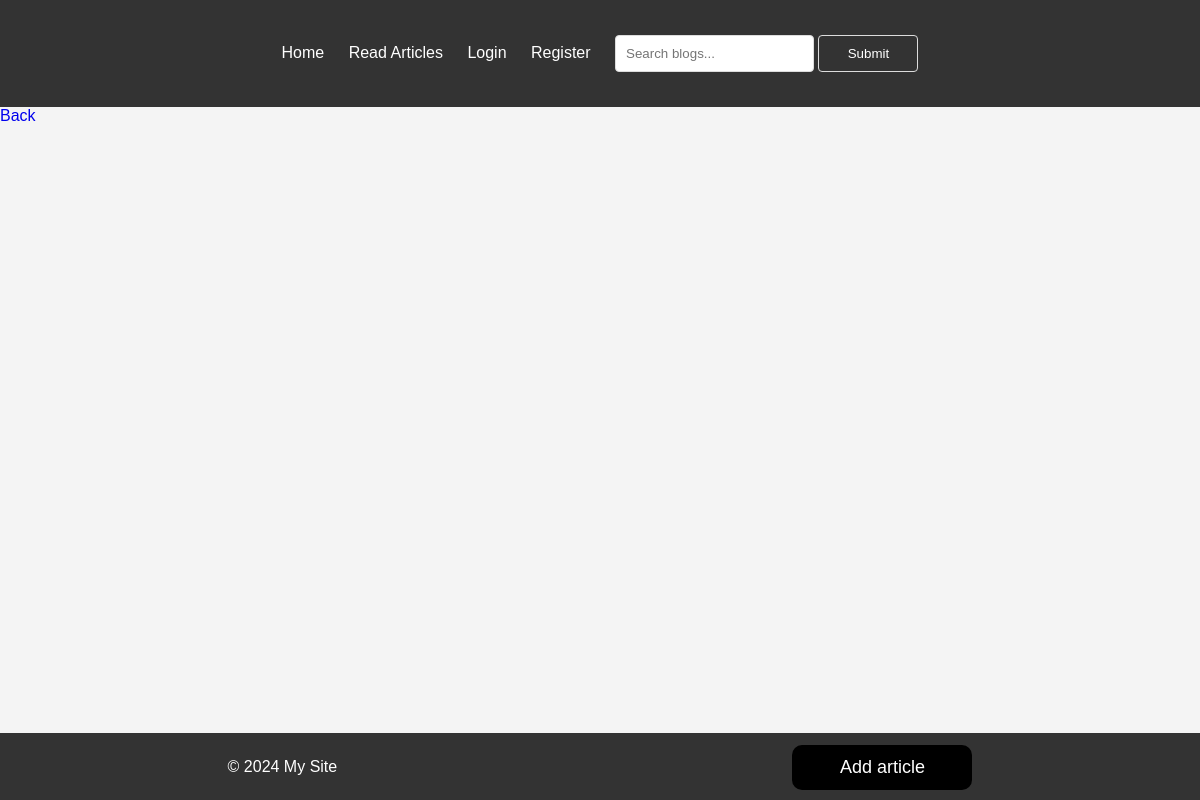
Before: /blogs/reviews-detail/5/ with the older database file.
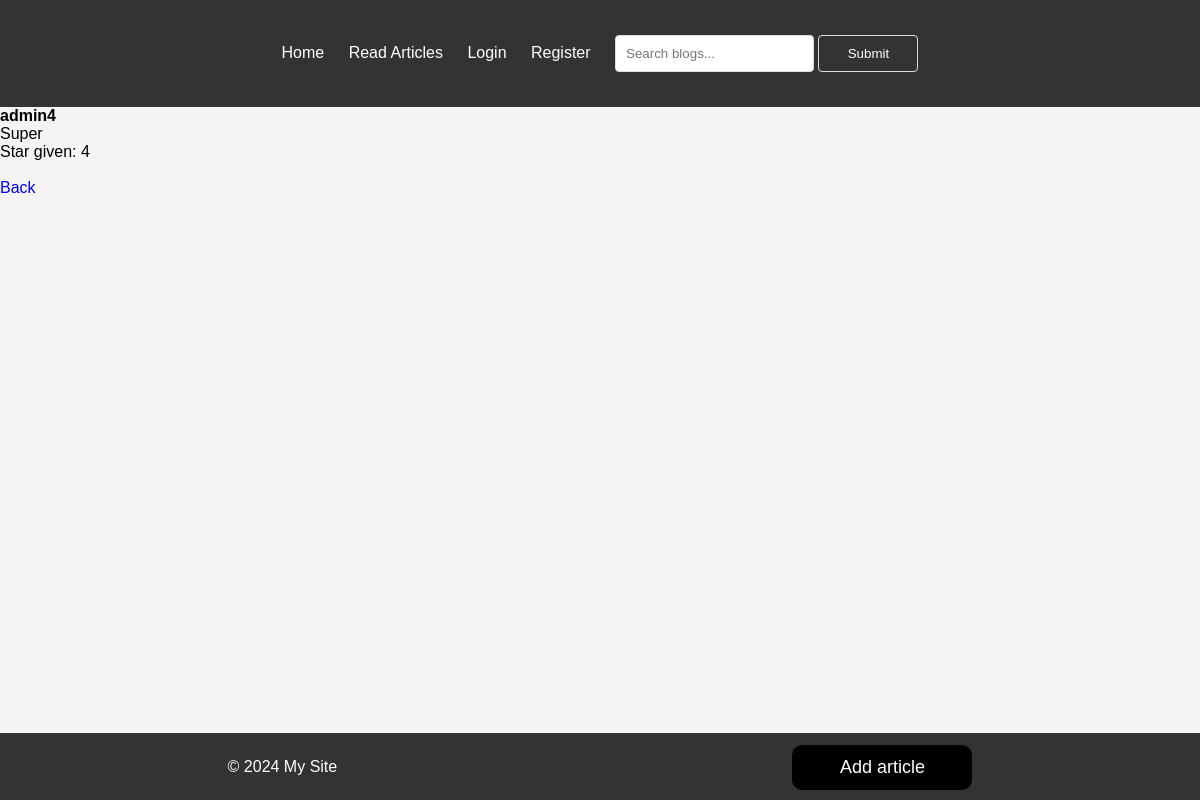
After: the same page with the newer database file.
### blogs/models.py (models this page shows, shortened)
class Reviews(models.Model):
    comment = models.TextField()
    star_given = models.IntegerField(
        default=0,
        validators=[
            MaxValueValidator(5),
            MinValueValidator(0)
        ]
    )
    article = models.ForeignKey(Articles, on_delete=models.CASCADE)
    user = models.ForeignKey(CustomUser, on_delete=models.CASCADE)
    class Meta:
        db_table = 'reviews'

### users/models.py (models this page shows)
class CustomUser(AbstractUser):
    image = models.ImageField(upload_to='users_images/', blank=True, null=True, default='default_images/user_image.png')
    groups = models.ManyToManyField(
        Group,
        related_name='custom_user_set',
        blank=True,
        help_text=(
            'The groups this user belongs to. A user will get all permissions '
            'granted to each of their groups.'
        ),
        related_query_name='custom_user',
    )
    user_permissions = models.ManyToManyField(
        Permission,
        related_name='custom_user_set',
        blank=True,
        help_text='Specific permissions for this user.',
        related_query_name='custom_user',
    )
    class Meta:
        db_table = 'customuser'
    def __str__(self):
        return f'{self.username}'

### blogs/views.py (the view)
# urls.py: path('reviews-detail/<int:pk>/', ReviewsDetailView.as_view(), name='review-detail'),
class ReviewsDetailView(View):
    def get(self, request, pk):
        article = get_object_or_404(Articles, pk=pk)
        reviews = Reviews.objects.filter(article_id=pk)
        context = {
            'article': article,
            'reviews': reviews
        }
        return render(request, 'blogs/reviews_detail.html', context)

### templates/blogs/reviews_detail.html
{% extends 'base.html' %}
{% block content %}
    {% for r in reviews %}
        <h4>{{ r.user }}</h4>
        <p>{{ r.comment }}</p>
        Star given: {{ r.star_given }}<br><br>
    {% endfor %}
        <a href="{% url 'blogs:articles-detail' article.pk %}">Back</a>
{% endblock %}

### templates/base.html (shortened to what this page needs)
<!DOCTYPE html>
<html lang="en">
<head>
</head>
<body>
    <header>
        <nav>
            <ul>
                <li><a href="{% url 'home:home_page' %}">Home</a></li>
                <li><a href="{% url 'blogs:category-list' %}">Read Articles</a></li>
                {% if user.is_authenticated %}
                    <li><a href="{% url 'users:profile' %}">Profile</a></li>
                    <li><a href="{% url 'blogs:liked-articles' %}">Liked Articles</a></li>
                    <li><a href="{% url 'blogs:watch-later-articles' %}">Watch Later Articles</a></li>
                    <li><a href="{% url 'users:logout' %}">Logout</a></li>
                {% else %}
                    <li><a href="{% url 'users:login' %}">Login</a></li>
                    <li><a href="{% url 'users:register' %}">Register</a></li>
                {% endif %}
                <li>
                    <form action="{% url 'blogs:search' %}" method="get" style="display: inline;">
                        <input type="text" name="q" placeholder="Search blogs..." required>
                        <button type="submit">Submit</button>
                    </form>
                </li>
            </ul>
        </nav>
    </header>
    <main>
        {% block content %}{% endblock %}
    </main>
    <footer>
        <p>&copy; 2024 My Site</p>
        <a href="{% url 'blogs:articles-add' %}">
            <button class="footer-button">
                Add article
            </button>
        </a>
    </footer>
</body>
</html>

### templates/base.html (style rules this page uses)
* { margin: 0; padding: 0; box-sizing: border-box; text-decoration: none; list-style: none; }
body { font-family: Arial, sans-serif; background-color: #f4f4f4; margin: 0; padding: 0; }
header { background: #333; color: #fff; padding: 25px 0; }
nav ul { list-style: none; padding: 0; text-align: center; }
nav ul li { display: inline; margin: 0 10px; }
nav ul li a { color: #fff; text-decoration: none; }
form { display: flex; flex-direction: column; }
form input[type="text"], form input[type="password"], form input[type="email"], form button { padding: 10px; margin: 10px 0; border: 1px solid #ddd; border-radius: 4px; }
form button { background: #333; color: #fff; cursor: pointer; width: 100px; }
footer { position: fixed; bottom: 0; width: 100%; text-align: center; padding: 10px 0; background: #333; color: #fff; display: flex; align-items: center; justify-content: space-around; }
.footer-button { border: none; outline: 0; padding: 12px; color: white; background-color: #000; text-align: center; cursor: pointer; margin: 0 auto; width: 180px; border-radius: 10px; font-size: 18px; margin-top: 2px; align-self: flex-end; }

Changed rows visible on the page:
added Reviews: user "admin4", comment "Super", star_given "4"
